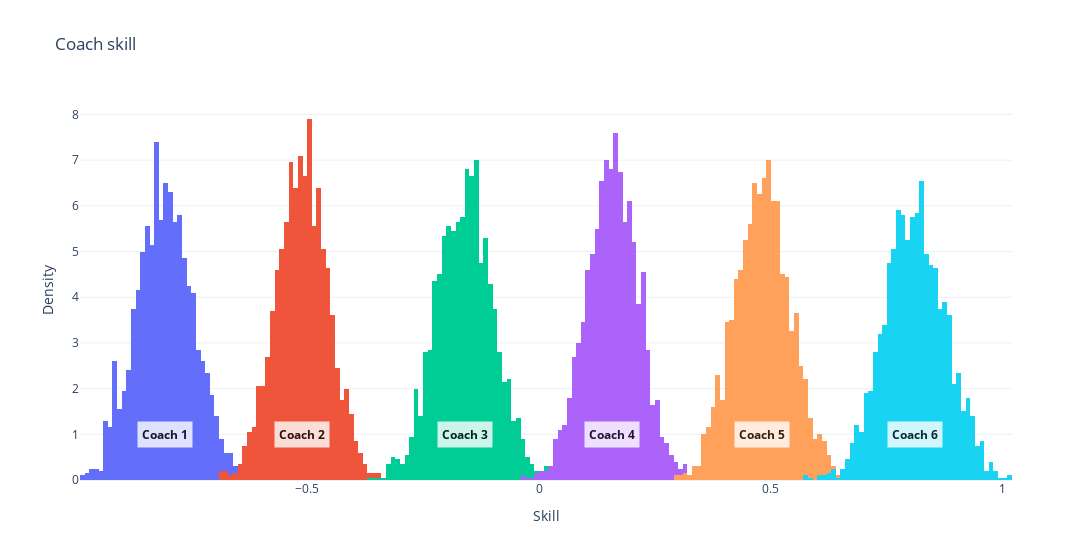

Notebook code cell kept with this figure:
### Markdown cell above
### Sanity check of multiple player TrueSkill model on synthetic data

Initially, we want to confirm that multiple player TrueSkill model behaves like the 2 Player model. To test this we generate dummy data for six players in a round-robin tournament structure.
A round-robin tournament is where every player plays against every other player exactly once. To make it easy to check the results, the outcome of the games will be determined by the index of the players. The player with the higher index will always win. This means that the player with index 0 will lose all games, the player with index 1 will lose all games except against player 0, and so on.

### Code cell
# Generate round-robin data
num_coaches_rr = 6
pairs = torch.tensor([[i, j] for i in range(num_coaches_rr) for j in range(i+1, num_coaches_rr)])
id1 = pairs[:, 0]
id2 = pairs[:, 1]
obs = -torch.ones(len(pairs))

game_info = {'coach1_ids': id1, 'coach2_ids': id2, 'num_coaches': num_coaches_rr}

# Train the model
guide = AutoNormal(MultiPlayer)
losses = run_inference(MultiPlayer, guide, game_info, obs)

# Run predictive posterior
predictive = Predictive(MultiPlayer, guide=guide, num_samples=2000)
samples = predictive(game_info, obs)

# Plot the results
fig = go.Figure()
for i in range(num_coaches_rr):
    hist_data = samples["coach_skills"].detach().squeeze()[:,i]
    fig.add_trace(go.Histogram(x=hist_data, histnorm='probability density'))
    fig.add_annotation(x=hist_data.mean(), y=1, text=f"<b>Coach {i+1}</b>", showarrow=False, font=dict(size=12, color="black"),
        borderpad=4, bgcolor="white", opacity=0.8)
fig.update_layout(barmode='overlay', showlegend=False, xaxis_title="Skill", yaxis_title="Density", title="Coach skill", width=1200)
fig.show()

### Figure 1 — Plotly figure (JSON) as saved in the notebook; plotly's stock layout.template omitted (floating-point values rounded to 4 significant figures; data arrays with more than 128 entries replaced by an {"elided": "..."} marker saying what was removed)
{"data": [{"histnorm": "probability density", "type": "histogram", "x": {"elided": "2000 float values"}}, {"histnorm": "probability density", "type": "histogram", "x": {"elided": "2000 float values"}}, {"histnorm": "probability density", "type": "histogram", "x": {"elided": "2000 float values"}}, {"histnorm": "probability density", "type": "histogram", "x": {"elided": "2000 float values"}}, {"histnorm": "probability density", "type": "histogram", "x": {"elided": "2000 float values"}}, {"histnorm": "probability density", "type": "histogram", "x": {"elided": "2000 float values"}}], "layout": {"annotations": [{"bgcolor": "white", "borderpad": 4, "font": {"color": "black", "size": 12}, "opacity": 0.8, "showarrow": false, "text": "<b>Coach 1</b>", "x": -0.8076, "y": 1}, {"bgcolor": "white", "borderpad": 4, "font": {"color": "black", "size": 12}, "opacity": 0.8, "showarrow": false, "text": "<b>Coach 2</b>", "x": -0.5107, "y": 1}, {"bgcolor": "white", "borderpad": 4, "font": {"color": "black", "size": 12}, "opacity": 0.8, "showarrow": false, "text": "<b>Coach 3</b>", "x": -0.16, "y": 1}, {"bgcolor": "white", "borderpad": 4, "font": {"color": "black", "size": 12}, "opacity": 0.8, "showarrow": false, "text": "<b>Coach 4</b>", "x": 0.1584, "y": 1}, {"bgcolor": "white", "borderpad": 4, "font": {"color": "black", "size": 12}, "opacity": 0.8, "showarrow": false, "text": "<b>Coach 5</b>", "x": 0.4819, "y": 1}, {"bgcolor": "white", "borderpad": 4, "font": {"color": "black", "size": 12}, "opacity": 0.8, "showarrow": false, "text": "<b>Coach 6</b>", "x": 0.8103, "y": 1}], "barmode": "overlay", "showlegend": false, "title": {"text": "Coach skill"}, "width": 1200, "xaxis": {"title": {"text": "Skill"}}, "yaxis": {"title": {"text": "Density"}}}}
